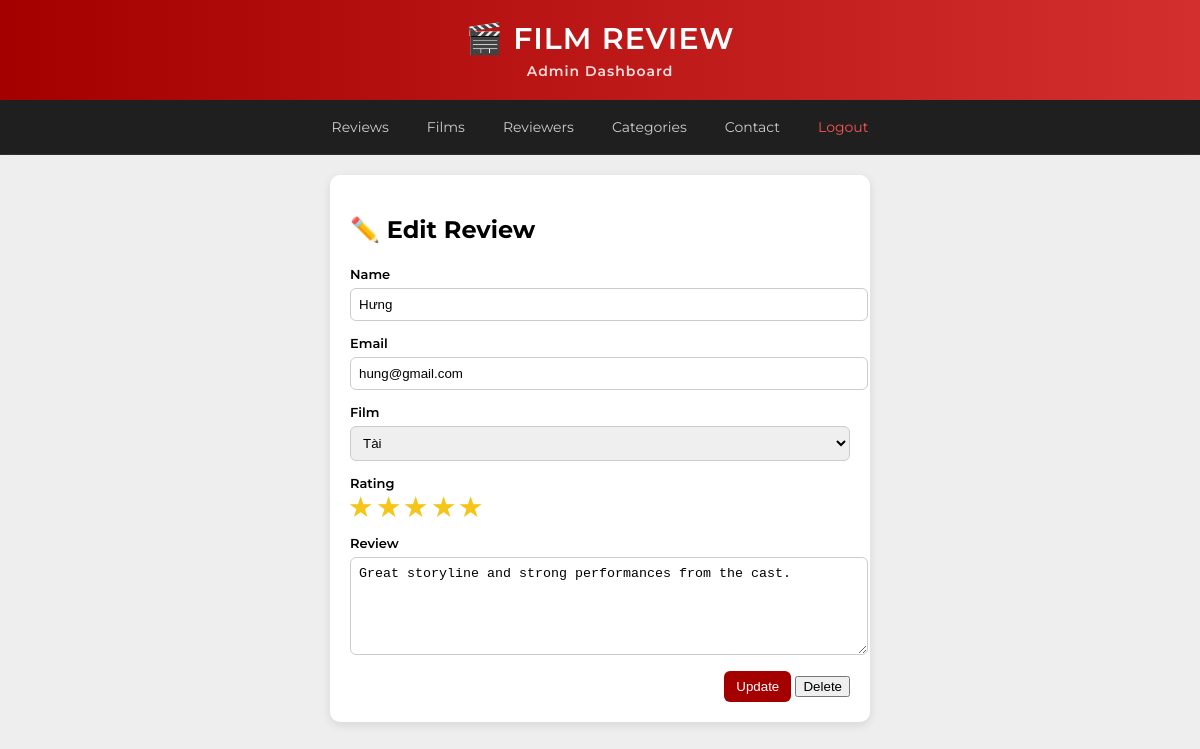
/admin/editreview.php?id=10 (signed in), run on the app's committed database.
### tables this page shows
CREATE TABLE `review` (
  `id` int(11) NOT NULL,
  `film_id` int(11) DEFAULT NULL,
  `reviewer_id` int(11) DEFAULT NULL,
  `content` text DEFAULT NULL,
  `created_at` timestamp NOT NULL DEFAULT current_timestamp(),
  `rating` int(11) NOT NULL DEFAULT 5
);

CREATE TABLE `reviewer` (
  `id` int(11) NOT NULL,
  `name` varchar(255) DEFAULT NULL,
  `email` varchar(255) DEFAULT NULL
);

CREATE TABLE `film` (
  `id` int(11) NOT NULL,
  `title` varchar(255) NOT NULL,
  `description` text DEFAULT NULL,
  `image` varchar(255) DEFAULT NULL
);

### admin/editreview.php (called while the page is built, shortened)
<?php
require '../includes/DatabaseConnection.php';
require '../includes/DatabaseFunctions.php';
$review = getReview($pdo, $_GET['id']);
$films = getAllFilms($pdo);
include '../templates/admin_editreview.html.php';
include '../templates/admin_layout.html.php';

### includes/DatabaseFunctions.php (called while the page is built, shortened)
<?php
function query($pdo, $sql, $params = [])
{
    $stmt = $pdo->prepare($sql);
    $stmt->execute($params);
    return $stmt;
}
function getAllFilms($pdo, $search = '', $category_id = '')
{
    $sql = "
        SELECT
            film.*,
            GROUP_CONCAT(category.name SEPARATOR ', ') AS categories
        FROM film
        LEFT JOIN film_category fc ON film.id = fc.film_id
        LEFT JOIN category ON fc.category_id = category.id
    ";
    $conditions = [];
    $params = [];
    $sql .= " GROUP BY film.id ORDER BY film.id DESC";
    return query($pdo, $sql, $params)->fetchAll();
}
function getReview($pdo, $id)
{
    return query($pdo, "
        SELECT review.*,
               reviewer.name,
               reviewer.email
        FROM review
        JOIN reviewer ON review.reviewer_id = reviewer.id
        WHERE review.id = :id
    ", ['id' => $id])->fetch();
}

### templates/admin_editreview.html.php (the view, shortened to what this page needs)
<div class="form-box">
    <h2>✏️ Edit Review</h2>
    <form method="post">
        <div class="form-group">
            <label>Name</label>
            <input type="text" name="name"
                value="<?= htmlspecialchars($review['name'] ?? '') ?>" required>
        </div>
        <div class="form-group">
            <label>Email</label>
            <input type="email" name="email"
                value="<?= htmlspecialchars($review['email'] ?? '') ?>" required>
        </div>
        <div class="form-group">
            <label>Film</label>
            <select name="film_id" required>
                <?php foreach ($films as $film): ?>
                    <option value="<?= $film['id'] ?>"
                        <?= $film['id'] == $review['film_id'] ? 'selected' : '' ?>>
                        <?= htmlspecialchars($film['title']) ?>
                    </option>
                <?php endforeach; ?>
            </select>
        </div>
        <div class="form-group">
            <label>Rating</label>
            <div class="rating-input">
                <div class="stars">
                    <?php for ($i = 1; $i <= 5; $i++): ?>
                        <span data-value="<?= $i ?>">★</span>
                    <?php endfor; ?>
                </div>
            </div>
        </div>
        <div class="form-group">
            <label>Review</label>
            <textarea name="content" required><?= htmlspecialchars($review['content'] ?? '') ?></textarea>
        </div>
        <div class="form-actions">
            <button class="btn-primary">Update</button>
            <button class="btn-danger"
                    name="delete"
                    value="<?= $review['id'] ?>"
                    onclick="return confirm('Delete this review?')">
                Delete
            </button>
        </div>
    </form>
</div>

### style.css (style rules this page uses)
body { font-family: 'Montserrat', sans-serif; margin: 0; background: #eee; }
.form-box { max-width: 500px; margin: auto; background: white; padding: 20px; border-radius: 10px; box-shadow: 0 3px 10px rgba(0,0,0,0.1); }
.form-group { margin-bottom: 12px; }
.form-group label { font-size: 13px; font-weight: 600; }
form input, form textarea, form select { width: 100%; padding: 8px; margin-top: 5px; border-radius: 6px; border: 1px solid #ccc; }
textarea { min-height: 80px; }
.form-actions { text-align: right; }
.btn-primary { background: #a40000; color: white; padding: 8px 12px; border-radius: 6px; border: none; }
.rating-input .stars { display: flex; gap: 6px; font-size: 24px; cursor: pointer; }
.rating-input .stars span { color: #ccc; transition: 0.2s; }
.rating-input .stars span.active { color: #f5c518; transform: scale(1.2); }

### data on the page
review: name "Hưng", email "hung@gmail.com", film_id "Tài", content "Great storyline and strong performances from the cast."
